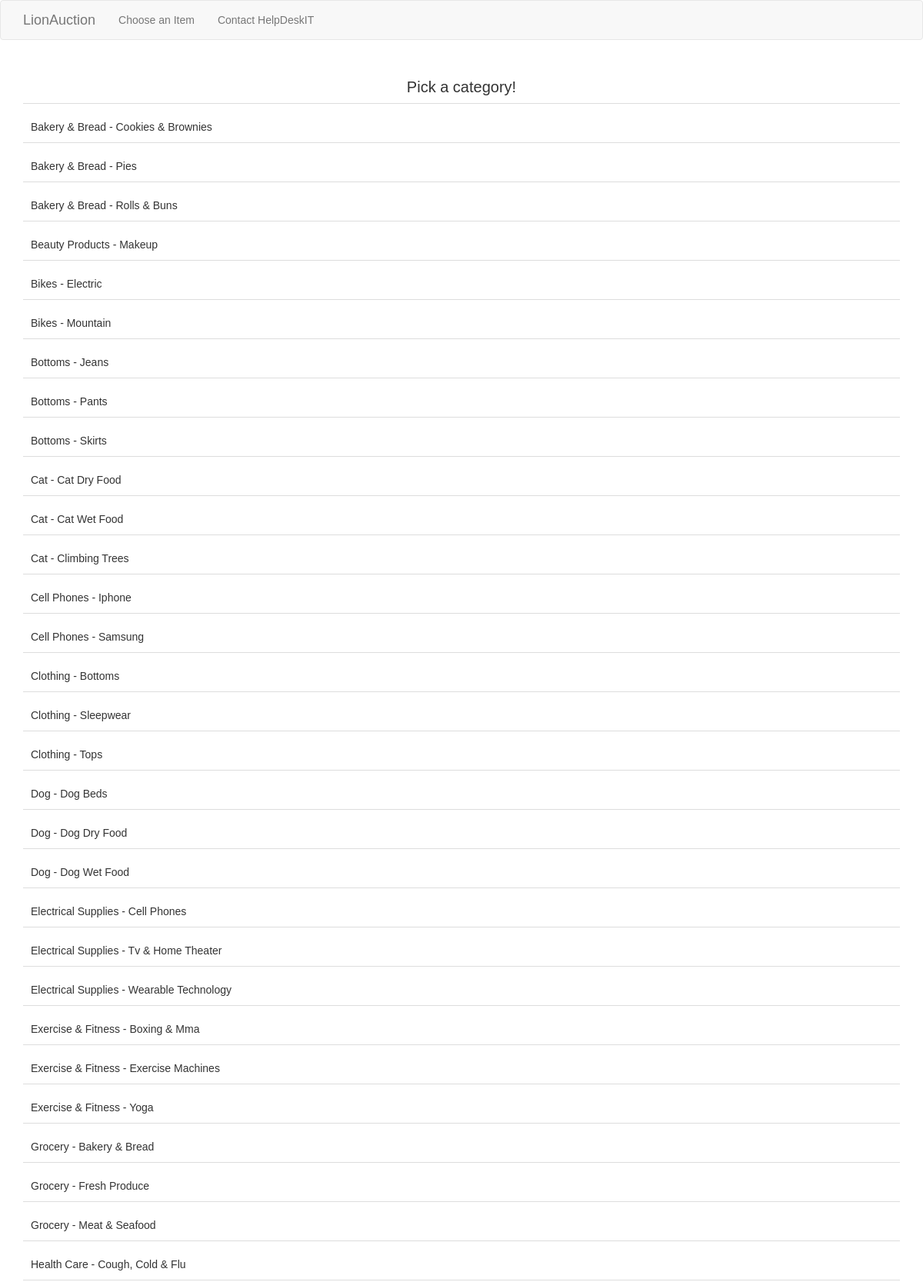
The page /categories (upper part) on the database its author committed.
### tables this page shows
CREATE TABLE categories(
    parent_category TEXT,
    category_name TEXT PRIMARY KEY,
    FOREIGN KEY(parent_category) REFERENCES categories(category_name)
);

### app.py (the view)
@app.route('/categories')
def categories(): ## Grab all categories and order by parent category
    connection = sql.connect("database.db")
    cursor = connection.cursor()
    categories_list = cursor.execute('SELECT * FROM categories ORDER BY parent_category').fetchall()
    cursor.close()
    connection.close()
    return render_template('categories.html', categories=categories_list)

### templates/categories.html (shortened to what this page needs)
<!doctype html>
<html lang="en">
<head>
    <link rel="stylesheet" href="https://maxcdn.bootstrapcdn.com/bootstrap/3.4.1/css/bootstrap.min.css">
</head>
<body>
    <nav class="navbar navbar-default">
        <div class="container">
            <div class="navbar-header">
                <a class="navbar-brand" href="/">LionAuction</a>
            </div>
            <ul class="nav navbar-nav">
                <li><a href="/categories">Choose an Item</a></li>
                <li><a href="/contact">Contact HelpDeskIT</a></li>
            </ul>
        </div>
    </nav>
    <div class="container">
        <ul>
            <h2 class="category-header">Pick a category!</h2>
        {% for category in categories %}
            <li class="category-listing">
                <a href="{{ category[1] }}">{{ category[0] }} - {{ category[1] }}</a>
            </li>
        {% endfor %}
        </ul>
    </div>
</body>
</html>

### templates/categories.html (style rules this page uses)
body { font-family: Arial, sans-serif; }
ul { list-style-type: none; margin: 0; padding: 0; }
.category-listing { margin-bottom: 1rem; display: flex; align-items: center; justify-content: space-between; border-bottom: 1px solid #ddd; padding: 1rem; }
.category-header { margin-bottom: 1rem; display: flex; align-items: center; justify-content: center; border-bottom: 1px solid #ddd; padding: 1rem; font-size: 20px; color: #333333; }
a { color: #333; text-decoration: none; }

### rows shown on the page
categories: parent_category "Bakery & Bread", category_name "Cookies & Brownies"
categories: parent_category "Bakery & Bread", category_name "Pies"
categories: parent_category "Bakery & Bread", category_name "Rolls & Buns"
categories: parent_category "Beauty Products", category_name "Makeup"
categories: parent_category "Bikes", category_name "Electric"
categories: parent_category "Bikes", category_name "Mountain"
categories: parent_category "Bottoms", category_name "Jeans"
categories: parent_category "Bottoms", category_name "Pants"
categories: parent_category "Bottoms", category_name "Skirts"
categories: parent_category "Cat", category_name "Cat Dry Food"
categories: parent_category "Cat", category_name "Cat Wet Food"
categories: parent_category "Cat", category_name "Climbing Trees"
categories: parent_category "Cell Phones", category_name "Iphone"
categories: parent_category "Cell Phones", category_name "Samsung"
categories: parent_category "Clothing", category_name "Bottoms"
categories: parent_category "Clothing", category_name "Sleepwear"
categories: parent_category "Clothing", category_name "Tops"
categories: parent_category "Dog", category_name "Dog Beds"
categories: parent_category "Dog", category_name "Dog Dry Food"
categories: parent_category "Dog", category_name "Dog Wet Food"
categories: parent_category "Electrical Supplies", category_name "Cell Phones"
categories: parent_category "Electrical Supplies", category_name "Tv & Home Theater"
categories: parent_category "Electrical Supplies", category_name "Wearable Technology"
categories: parent_category "Exercise & Fitness", category_name "Boxing & Mma"
categories: parent_category "Exercise & Fitness", category_name "Exercise Machines"
categories: parent_category "Exercise & Fitness", category_name "Yoga"
categories: parent_category "Grocery", category_name "Bakery & Bread"
categories: parent_category "Grocery", category_name "Fresh Produce"
categories: parent_category "Grocery", category_name "Meat & Seafood"
categories: parent_category "Health Care", category_name "Cough, Cold & Flu"
